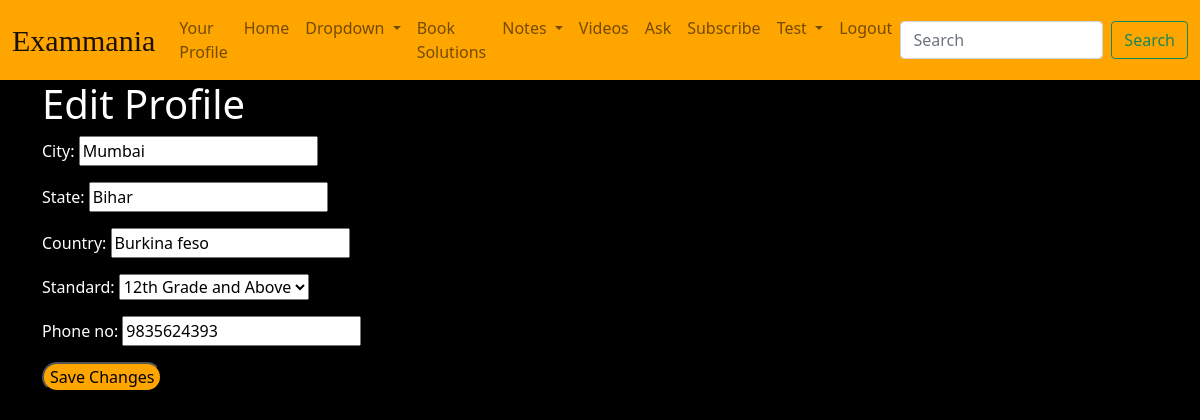
Page /edit-profile/ (signed in) on the committed database.
### users/models.py (models this page shows, shortened)
class UserProfile(models.Model):
    user = models.OneToOneField(User, on_delete=models.CASCADE)
    city = models.CharField(max_length=100, blank=True, null=True)
    state = models.CharField(max_length=100, blank=True, null=True)
    country = models.CharField(max_length=100, blank=True, null=True)
    phone_no = models.CharField(max_length=15, blank=True, null=True)
    STANDARD_CHOICES = (
        ('9th', '9th Grade'),
        ('10th', '10th Grade'),
        ('11th', '11th Grade'),
        ('12th', '12th Grade'),
        ('12th+', '12th Grade and Above'),
    )
    standard = models.CharField(max_length=10, choices=STANDARD_CHOICES, blank=True, null=True)
    is_subscriber = models.BooleanField(default=False)
    subscription_type = models.CharField(
        max_length=10,
        choices=[('monthly', 'Monthly'), ('yearly', 'Yearly')],
        blank=True, null=True
    )
    subscription_start_date = models.DateTimeField(null=True, blank=True)
    subscription_end_date = models.DateTimeField(null=True, blank=True)

### users/views.py (the view)
# urls.py: path('edit-profile/', views.edit_profile, name='edit_profile'),
def edit_profile(request):
    user_profile = UserProfile.objects.get(user=request.user)
    if request.method == 'POST':
        form = UserProfileForm(request.POST, instance=user_profile)
        if form.is_valid():
            form.save()  # Save the updated user profile
            return redirect('profile')  # Redirect to the user's profile page
    else:
        form = UserProfileForm(instance=user_profile)
        context = {
            'form': form,
        }
        return render(request, "users/edit_profile.html", context)

### users/forms.py
class UserProfileForm(forms.ModelForm):
    class Meta:
        model = UserProfile
        fields = ['city', 'state', 'country', 'standard', 'phone_no']  # List the fields you want to include in the form

### templates/users/edit_profile.html (shortened to what this page needs)
{% load static %}
<!DOCTYPE html>
<html lang="en">
<head>
    <link href="https://cdn.jsdelivr.net/npm/bootstrap@5.0.2/dist/css/bootstrap.min.css" rel="stylesheet"
>
    <link rel="stylesheet" href="{% static 'main/css/base.css' %}">
</head>
<body>
    <nav class="navbar navbar-expand-lg navbar-light fixed-top">
        <div class="container-fluid">
            <a class="navbar-brand" href="#">Exammania</a>
            <div class="collapse navbar-collapse" id="navbarSupportedContent">
                <ul class="navbar-nav me-auto mb-2 mb-lg-0">
                    <li class="nav-item">
                        <a class="nav-link" href="{% url 'profile' %}">Your Profile</a>
                    </li>
                    <li class="nav-item">
                        <a class="nav-link" href="{% url 'main:index' %}">Home</a>
                    </li>
                    <li class="nav-item dropdown">
                        <a class="nav-link dropdown-toggle" data-bs-auto-close="outside" href="#" role="button"
                            data-bs-toggle="dropdown" aria-expanded="false">
                            Dropdown
                        </a>
                    </li>
                    <li class="nav-item">
                        <a class="nav-link" href="{% url 'main:book_solution' %}">Book Solutions</a>
                    </li>
                    <li class="nav-item dropdown">
                        <a class="nav-link dropdown-toggle" href="#" id="subjectDropdown" role="button"
                            data-bs-toggle="dropdown" aria-haspopup="true" aria-expanded="false">
                            Notes
                        </a>
                    </li>
                    <li class="nav-item">
                        <a class="nav-link" href="{% url 'main:videos' %}">Videos</a>
                    </li>
                    <li class="nav-item">
                        <a class="nav-link" href="{% url 'question_list' %}">Ask</a>
                    </li>
                    <li class="nav-item">
                        <a class="nav-link" href="{% url 'join' %}">Subscribe</a>
                    </li>
                    <li class="nav-item dropdown">
                        <a class="nav-link dropdown-toggle" href="#" id="subjectDropdown" role="button"
                            data-bs-toggle="dropdown" aria-haspopup="true" aria-expanded="false">
                            Test
                        </a>
                    </li>
                    {% if user.is_authenticated %}
                    <li class="nav-item">
                        <a class="nav-link" href="{% url 'account_logout' %}">Logout</a>
                    </li>
                    {% else %}
                    <li class="nav-item">
                        <a class="nav-link" href="{% url 'account_login' %}">Login</a>
                    </li>
                    {% endif %}
                </ul>
                <form class="d-flex">
                    <input class="form-control me-2" type="search" placeholder="Search" aria-label="Search">
                    <button class="btn btn-outline-success" type="submit">Search</button>
                </form>
            </div>
        </div>
    </nav>
    <div class="container">
        <h1 style="margin-top:5rem;">Edit Profile</h1>
        <form action="" method="post">
            {{ form.as_p }}
            <button style="background-color:orange; border-radius: 20px;" type="submit">Save Changes</button>
        </form>
    </div>
</body>
</html>

### main/static/main/css/base.css (style rules this page uses)
body { background-color: black; color: white; }
.navbar { background-color: orange; }
.navbar-brand { font-family: "Pacifico", cursive; font-size: 30px; }

### templates/users/edit_profile.html (style rules this page uses)
body { background-image: url(/static/main/images/darkened.png); background-attachment: fixed; background-position: center; background-size: cover; }

### rows in the picture
UserProfile: city "Mumbai", state "Bihar", country "Burkina feso", standard "12th Grade and Above", phone_no "9835624393"
